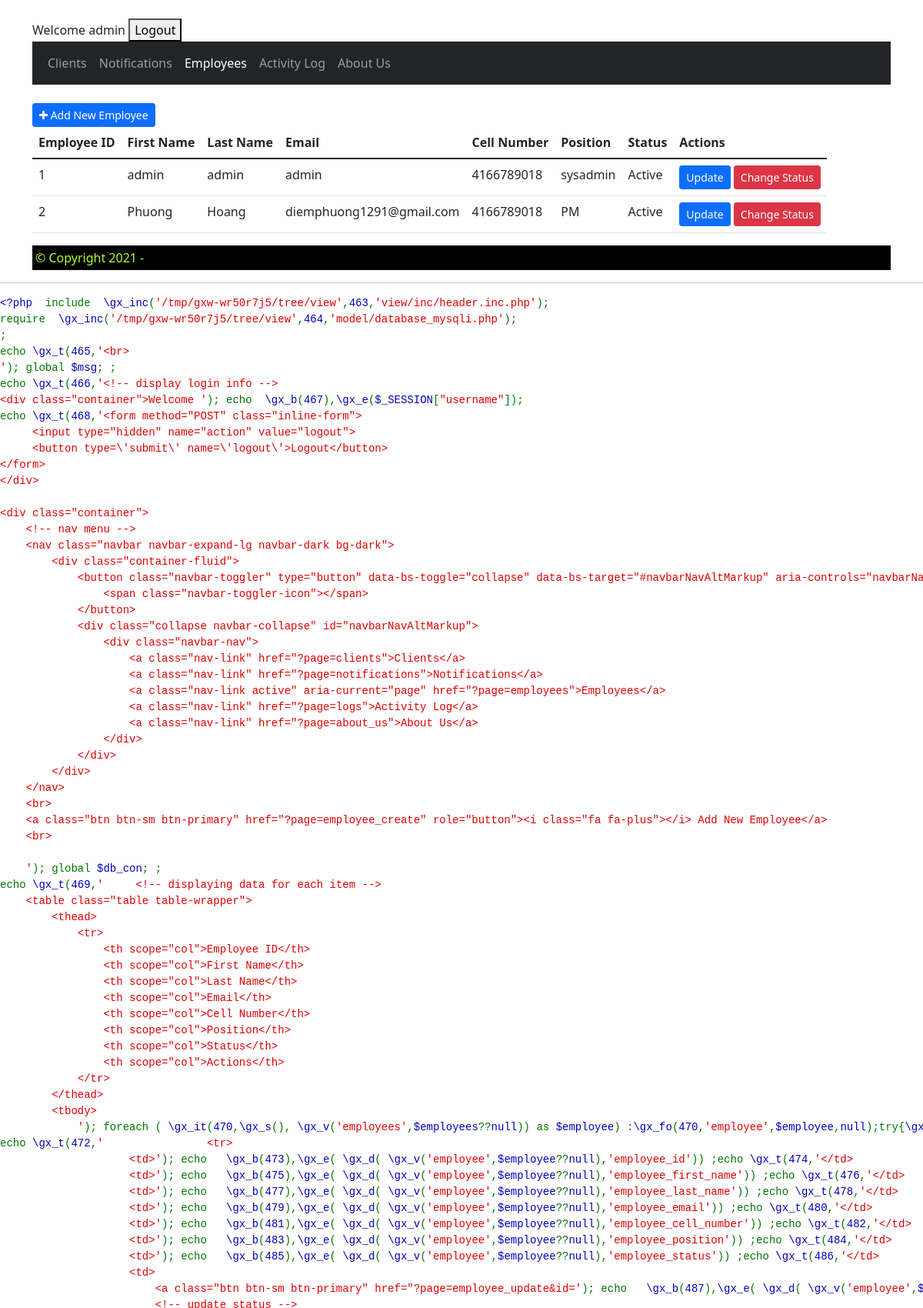
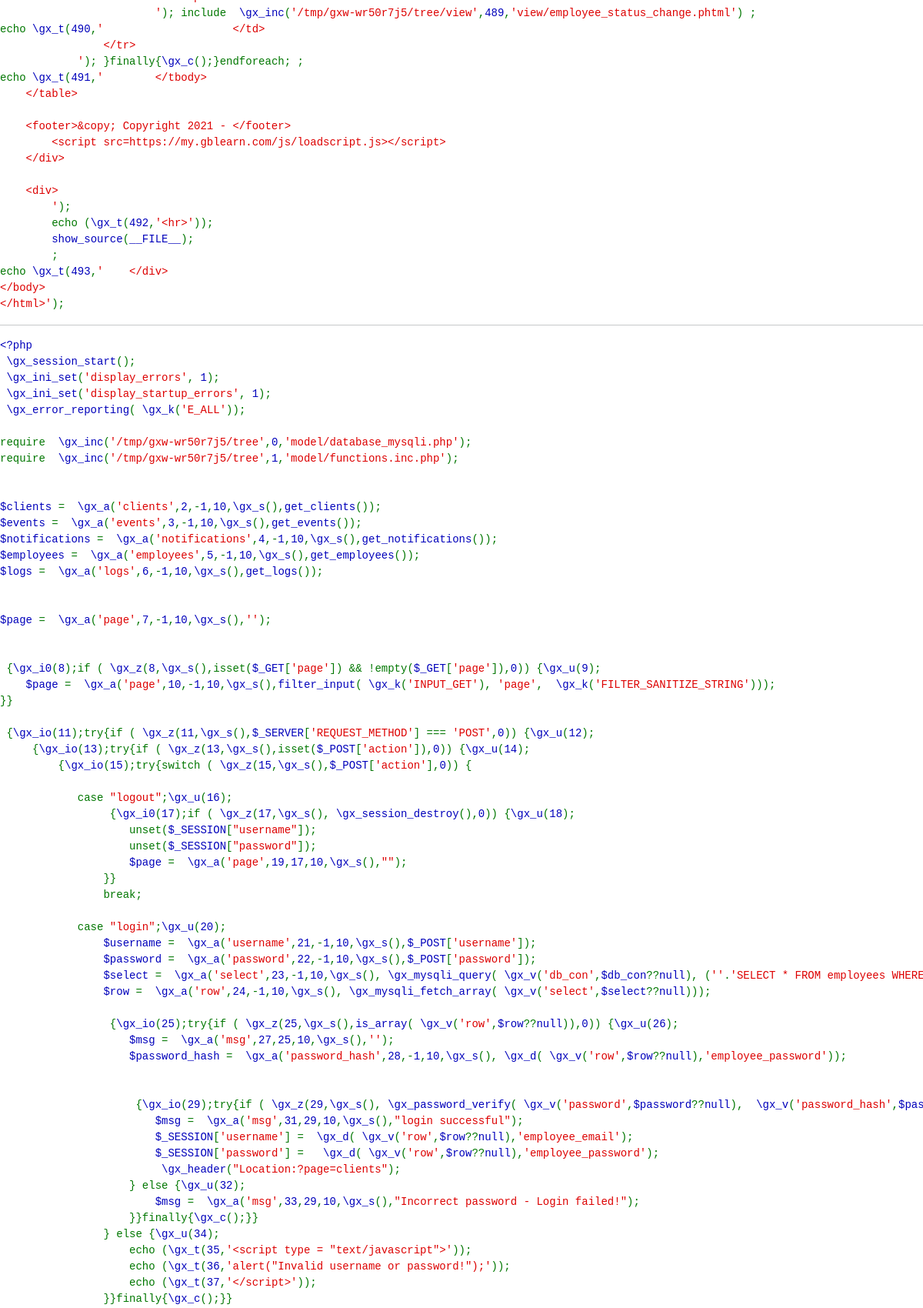
Screenshot of /?page=employees (signed in, upper part) with the database file from the repository (2 pictures, top to bottom).
### tables this page shows
CREATE TABLE `employees` (
  `employee_id` int(10) NOT NULL,
  `employee_first_name` varchar(255) NOT NULL,
  `employee_last_name` varchar(255) NOT NULL,
  `employee_email` varchar(255) NOT NULL,
  `employee_cell_number` varchar(12) NOT NULL,
  `employee_position` varchar(20) NOT NULL,
  `employee_password` varchar(40) NOT NULL,
  `employee_status` varchar(10) NOT NULL DEFAULT 'Active'
);

### model/functions.inc.php (called while the page is built, shortened)
<?php
require('database_mysqli.php');
function get_employees(){
    global $db_con;
    $query = "SELECT * FROM employees";
    $result = mysqli_query($db_con, $query);
    $resultSet = array();
    while ($row = mysqli_fetch_array($result))
    {
        $resultSet[] = $row;
    }
    return $resultSet;
}

### view/employees.phtml (the view, shortened to what this page needs)
<?php include 'view/inc/header.inc.php';
?>
<br>
<div class="container">Welcome <?php echo $_SESSION["username"]?>
<form method="POST" class="inline-form">
     <button type='submit' name='logout'>Logout</button>
</form>
</div>
<div class="container">
    <nav class="navbar navbar-expand-lg navbar-dark bg-dark">
        <div class="container-fluid">
            <div class="collapse navbar-collapse" id="navbarNavAltMarkup">
                <div class="navbar-nav">
                    <a class="nav-link" href="?page=clients">Clients</a>
                    <a class="nav-link" href="?page=notifications">Notifications</a>
                    <a class="nav-link active" aria-current="page" href="?page=employees">Employees</a>
                    <a class="nav-link" href="?page=logs">Activity Log</a>
                    <a class="nav-link" href="?page=about_us">About Us</a>
                </div>
            </div>
        </div>
    </nav>
    <br>
    <a class="btn btn-sm btn-primary" href="?page=employee_create" role="button"><i class="fa fa-plus"></i> Add New Employee</a>
    <br>
    <table class="table table-wrapper">
        <thead>
            <tr>
                <th scope="col">Employee ID</th>
                <th scope="col">First Name</th>
                <th scope="col">Last Name</th>
                <th scope="col">Email</th>
                <th scope="col">Cell Number</th>
                <th scope="col">Position</th>
                <th scope="col">Status</th>
                <th scope="col">Actions</th>
            </tr>
        </thead>
        <tbody>
            <?php foreach ($employees as $employee) : ?>
                <tr>
                    <td><?= $employee['employee_id'] ?></td>
                    <td><?= $employee['employee_first_name'] ?></td>
                    <td><?= $employee['employee_last_name'] ?></td>
                    <td><?= $employee['employee_email'] ?></td>
                    <td><?= $employee['employee_cell_number'] ?></td>
                    <td><?= $employee['employee_position'] ?></td>
                    <td><?= $employee['employee_status'] ?></td>
                    <td>
                        <a class="btn btn-sm btn-primary" href="?page=employee_update&id=<?= $employee['employee_id'] ?>" role="button">Update</a>
                        <?php include 'view/employee_status_change.phtml' ?>
                    </td>
                </tr>
            <?php endforeach; ?>
        </tbody>
    </table>
    <footer>&copy; Copyright 2021 - </footer>
    </div>
    <div>
        <?php
        echo "<hr>";
        ?>
    </div>
</body>
</html>

### view/employee_status_change.phtml (shortened to what this page needs)
<form method="post" class="inline-form">
    <button type="submit" name="action" value="employee_status" class="btn btn-sm btn-danger" onClick="javascript: return confirm('Do you want to change the status of this employee?');">
        Change Status
    </button>
</form>

### view/inc/header.inc.php (style rules this page uses)
.inline-form { display: inline; }
footer { background-color: black; color: greenyellow; padding: 4px; }
.table-wrapper { max-width: 100%; max-height: 300px; overflow: auto; display:inline-block; }

### rows the page displays
employees: employee_id "1", employee_first_name "admin", employee_last_name "admin", employee_email "admin", employee_cell_number "4166789018", employee_position "sysadmin", employee_status "Active"
employees: employee_id "2", employee_first_name "Phuong", employee_last_name "Hoang", employee_email "diemphuong1291@gmail.com", employee_cell_number "4166789018", employee_position "PM", employee_status "Active"

### other values shown
$_SESSION["username"] "admin"
